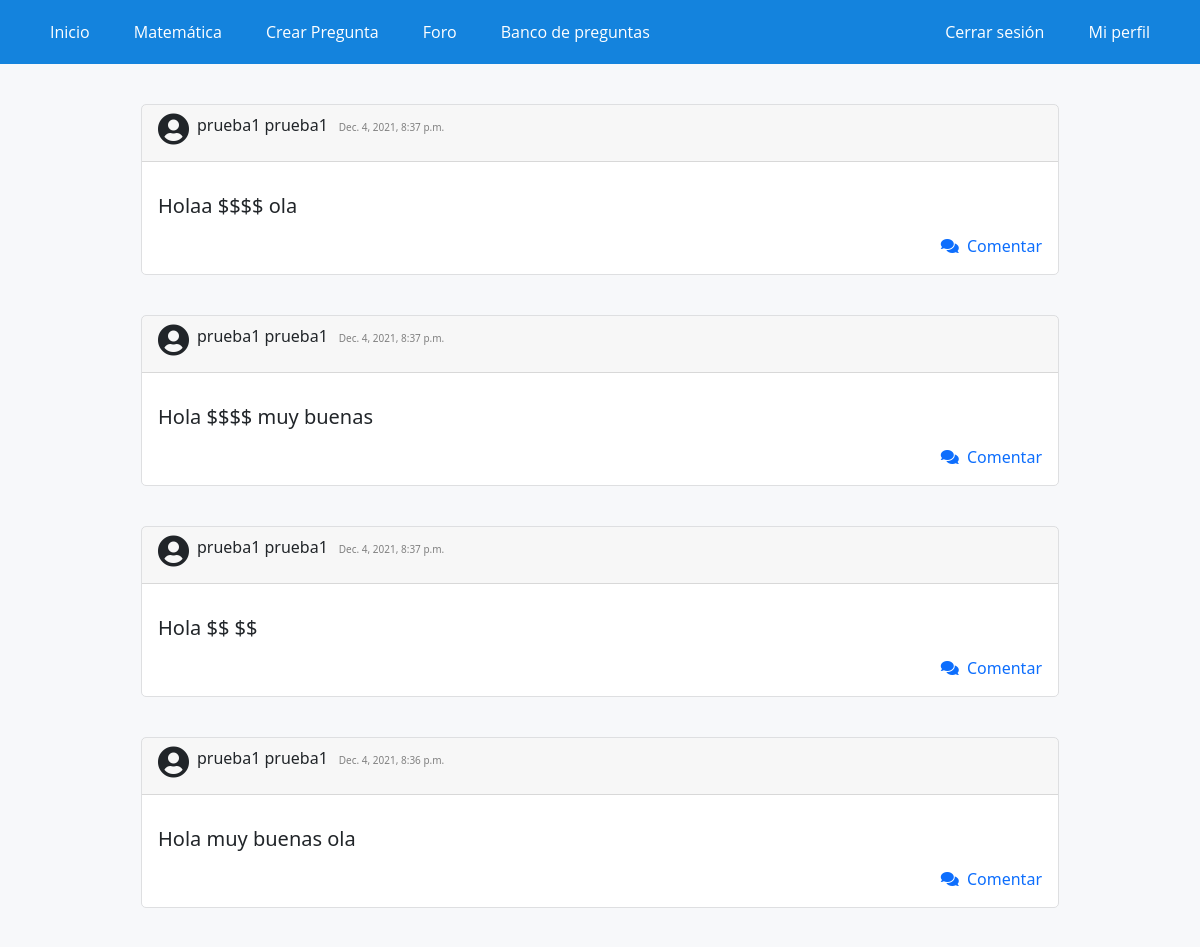
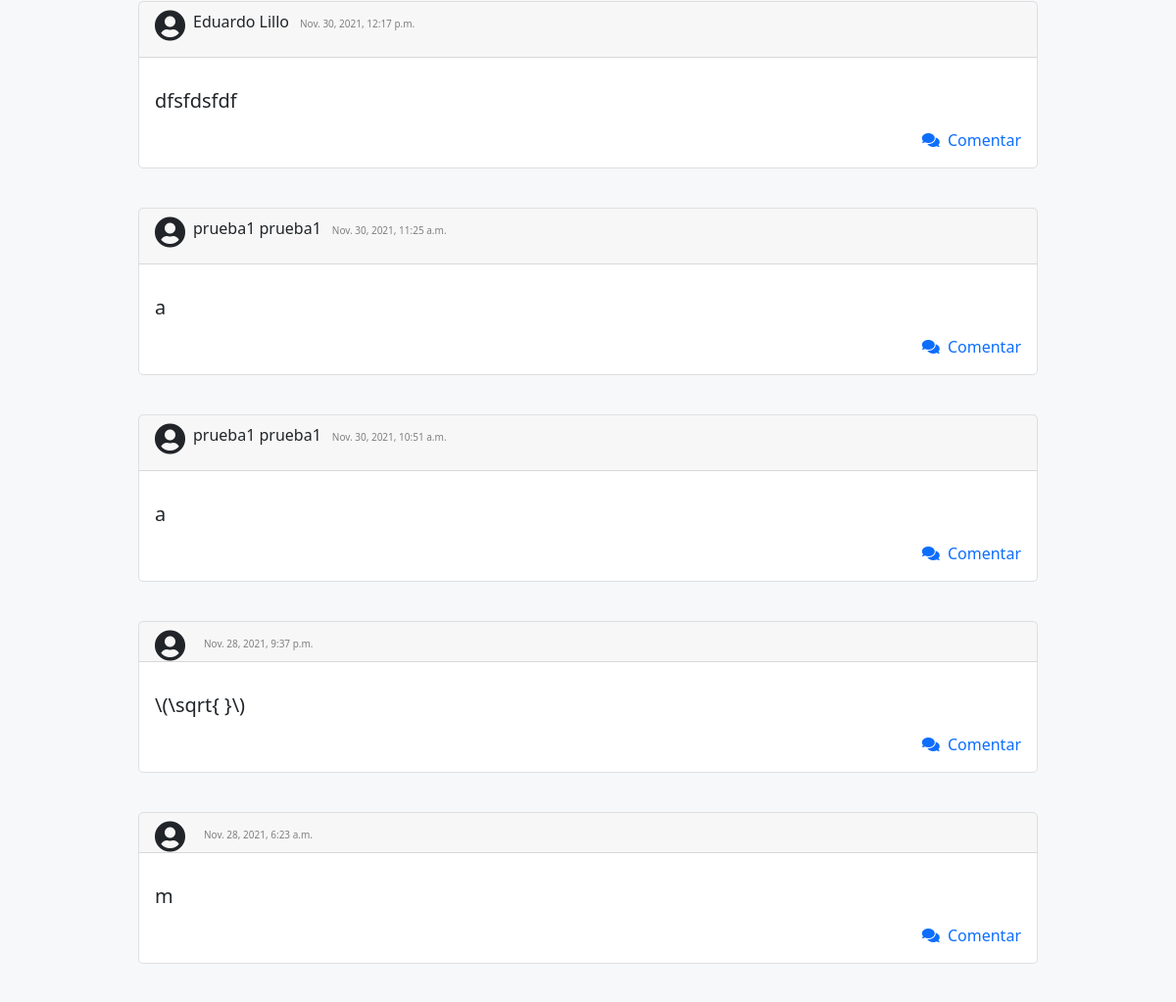
The app's page /foro/ (signed in, upper part), older data (2 pictures, top to bottom).
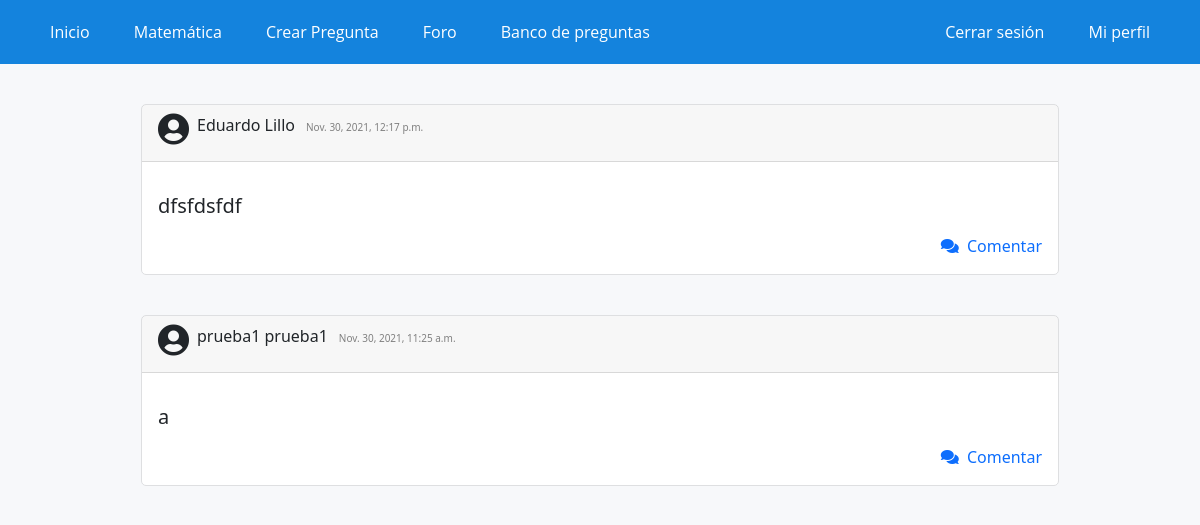
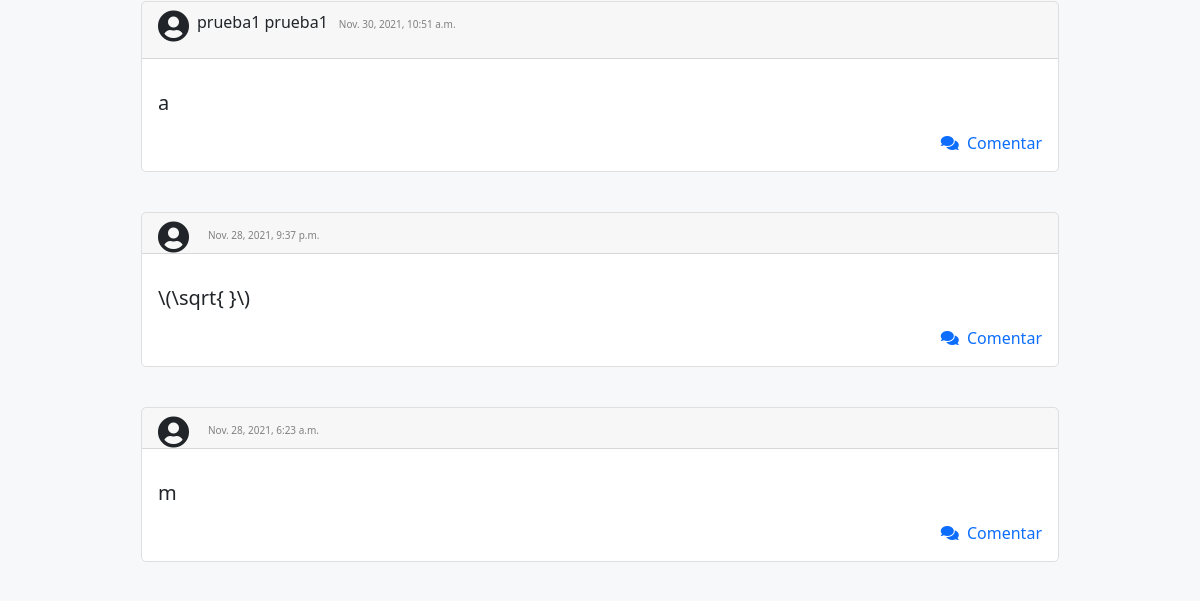
The same page, newer data (2 pictures, top to bottom).
### WebApp/models.py (models this page shows, shortened)
class PostForo(models.Model):
    usuario = models.ForeignKey(settings.AUTH_USER_MODEL, on_delete=models.CASCADE)
    sigla = models.CharField(max_length=7, choices=siglas)
    texto = models.TextField()
    slug = models.SlugField(unique=True, blank=True)
    tiempo = models.DateTimeField(auto_now_add=True)
    class Meta:
        ordering = ['-tiempo']

### WebApp/views.py (the view)
# urls.py: path('foro/', foro, name="foro1"),
def foro(request):
    post = PostForo.objects.all()
    contexto = {
        'post': post
    }
    return render(request, 'app/foro.html', contexto)

### WebApp/templates/app/foro.html (shortened to what this page needs)
{% extends 'app/base.html' %}
{% load static %}
{% block contenido %}
<div class="elContenedor">
    <p>
        {% for post in post %}
        <div class="preguntas mb-3 mx-auto" style="width: 85%;">
            <div class="card-header"><i style="float: left; " class="svg-inline--fa fas fa-user-circle fa-2x">&nbsp;</i>
                <p style="display: inline-block; ">{{post.usuario.first_name}}{{" "}}{{post.usuario.last_name}}</p> &nbsp;<h7 style="color: gray; font-size: 10px;">
                    {{post.tiempo}}</h7>
            </div>
            <div class="card-body">
                <p class="card-text">
                    <h5>{{post.texto}}</h5>
                </p>
                <div>
                    <a style="text-decoration: none;" href="{% url 'foro2' post.pk %}">
                        <div style="text-align: right;"><i class="fas fa-comments "></i>&nbsp;&nbsp;Comentar</div>
                    </a>
                </div>
            </div>
        </div>
        {% endfor %}
    </p>
</div>
{% endblock %}

### WebApp/templates/app/base.html (shortened to what this page needs)
<!DOCTYPE html>
<html lang="es">
<head>
    {% load static %}
    <link rel="stylesheet" href="https://use.fontawesome.com/releases/v5.6.3/css/all.css">
    <link href="https://cdn.jsdelivr.net/npm/bootstrap@5.1.3/dist/css/bootstrap.min.css" rel="stylesheet"
>
    <link rel="stylesheet" href="{% static 'app/css/styles.css' %}">
    <link rel="stylesheet" href="https://cdnjs.cloudflare.com/ajax/libs/mathquill/0.10.1/mathquill.css" />
    <link rel="stylesheet" href="https://cdn.jsdelivr.net/npm/katex@0.15.1/dist/katex.min.css">
</head>
<body>
    <header>
        <nav class="navegacion">
            <ul class="menu">
                <li><a href="{% url 'home' %}">Inicio</a></li>
                {% if user.is_authenticated %}
                <li><a class="mat">Matemática</a>
                </li>
                <li><a href="{% url 'crearPregunta' %}">Crear Pregunta</a></li>
                <li><a href="{% url 'foro1' %}">Foro</a></li>
                <li><a href="{% url 'banco-preguntas' %}">Banco de preguntas</a></li>
                {% endif %}
            </ul>
            <ul>
                {% if user.is_authenticated %}
                <li><a href="{% url 'logout' %}">Cerrar sesión</a></li>
                <li><a href="{% url 'mi_perfil' %}">Mi perfil</a></li>
                {% else %}
                <li><a href="{% url 'iniciar_sesion' %}">Iniciar sesión</a></li>
                <li><a href="{% url 'registrarse' %}">Registrarse</a></li>
                {% endif %}
            </ul>
        </nav>
    </header>
    {% if user.is_authenticated %}
    <div id="contenido">
        {% block contenido%}
        {% endblock %}
    </div>
    {% else %}
    <div id="contenido">
        <h1>Por Favor, inicia sesión para poder acceder al contenido :)</h1>
    </div>
    {% endif %}
</body>
</html>

### WebApp/static/app/css/styles.css (style rules this page uses)
* { margin: 0; padding: 0; -webkit-box-sizing: border-box; -moz-box-sizing: border-box; box-sizing: border-box; }
body { background: rgb(247,248,250); }
.navegacion { display: flex; justify-content: space-between; width: 100%; padding-inline: 30px; margin: auto; background: #1483dd; }
.navegacion ul { list-style: none; margin: 0; padding: 0; }
.navegacion > ul >li { position: relative; display: inline-block; }
.navegacion > ul > li > a { display: block; padding: 20px 20px; color: white; font-family: 'Open Sans', sans-serif; text-decoration: none; }
.mat { color: white; }
#contenido { width: 100%; padding-top: 0px; padding-bottom: 50px; margin:auto; }
.elContenedor { width: 90%; padding-top: 0px; margin:auto; }
.preguntas { background-color: rgb(255,255,255); border-radius: 5px ; margin-bottom: 40px; margin-top: 40px; border: 1px solid rgb(222,223,225); }

Row changes from the older to the newer data that the page shows:
removed PostForo: usuario.first_name "prueba1", usuario.last_name "prueba1", tiempo "Dec. 4, 2021, 8:37 p.m.", texto "Holaa $$$$ ola"
removed PostForo: usuario.first_name "prueba1", usuario.last_name "prueba1", tiempo "Dec. 4, 2021, 8:37 p.m.", texto "Hola $$$$ muy buenas"
removed PostForo: usuario.first_name "prueba1", usuario.last_name "prueba1", tiempo "Dec. 4, 2021, 8:37 p.m.", texto "Hola $$ $$"
removed PostForo: usuario.first_name "prueba1", usuario.last_name "prueba1", tiempo "Dec. 4, 2021, 8:36 p.m.", texto "Hola muy buenas ola"
